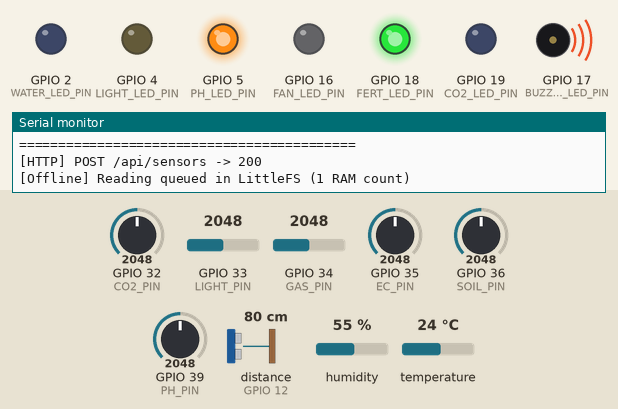
Bench run of a sketch on a simulated ESP32. Shown: output pins drawn as LEDs (lit = HIGH), buzzer (waves = sounding, pin HIGH), the last lines printed to the serial monitor. Wiring (from diagram.json): ultrasonic range finder: trigger GPIO 13; echo GPIO 12. Inputs (shaded band) come from the test bench; at power-on: distance to the obstacle (sensor on GPIO 12) 80 cm, temperature 24 °C, GPIO 35 (EC_PIN) = 2048, GPIO 32 (CO2_PIN) = 2048, GPIO 33 (LIGHT_PIN) = 2048, GPIO 34 (GAS_PIN) = 2048, GPIO 36 (SOIL_PIN) = 2048, GPIO 39 (PH_PIN) = 2048, humidity 55 %. The echo pulse lasts 58.3 µs per cm; WiFi joins after 1.5 s; servers stay silent unless stated; uploads are accepted with an empty reply; storage starts empty; pins used as bus, display or sensor lines are not drawn.

Above: at 4.7 s.
4.8 s: distance to the obstacle (sensor on GPIO 12) set to 21 cm
8.0 s: distance to the obstacle (sensor on GPIO 12) set to 18 cm
At 9.4 s:
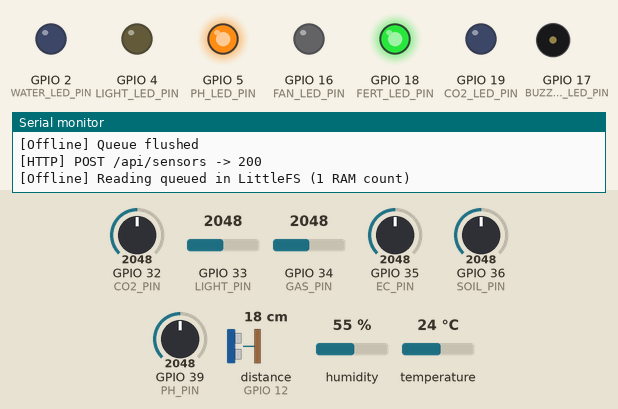
11.2 s: temperature set to 27.4 °C
14.5 s: temperature set to 28.8 °C
At 17.2 s:
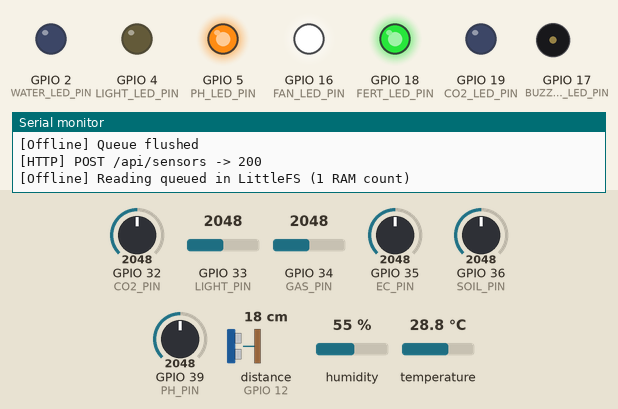
17.7 s: GPIO 35 (EC_PIN) set to 1680
20.9 s: GPIO 35 (EC_PIN) set to 1571
At 23.9 s:
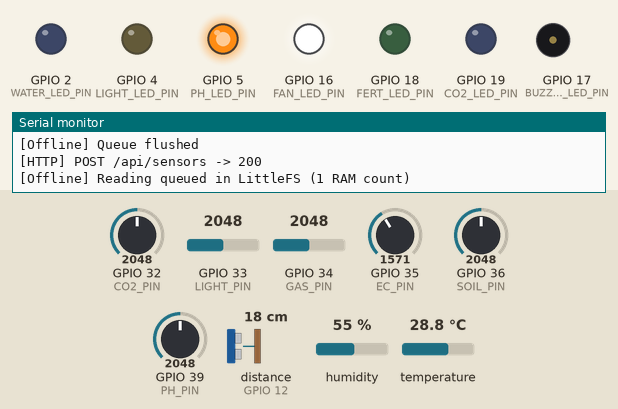
Timing chart, 0 to 25.4 s (numbered marks = the images above; inputs shaded):
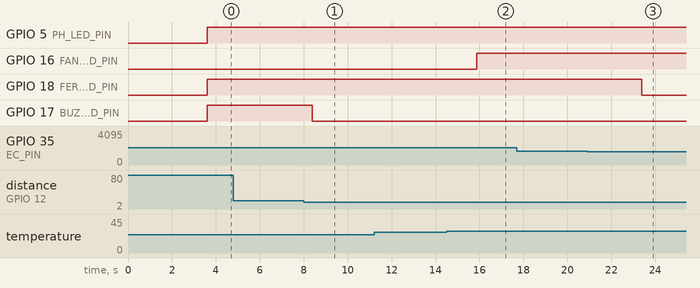

The sketch:

sketch.ino
```cpp
/*
  SeedDown Wokwi Simulation - Beginner Pro

  Real components:
  - DHT22 temperature/humidity sensor: GPIO15
  - HC-SR04 water level distance: TRIG GPIO13 / ECHO GPIO12

  Simulated sensors:
  - POT1 Soil Moisture: GPIO36
  - POT3 pH Sensor: GPIO39
  - POT5 EC Sensor: GPIO35
  - POT6 CO2 Sensor: GPIO32

  Real Wokwi sensors:
  - LDR Photoresistor Sensor AO: GPIO33
  - MQ-2 Gas Sensor AOUT: GPIO34

  Simulated actuators:
  - Blue LED WATER_ON / Pump: GPIO2
  - Yellow LED LIGHT_ON / Grow Light: GPIO4
  - White LED FAN_ON / Fan: GPIO16
  - Red LED BUZZER / Alarm: GPIO17
  - Orange LED PH_WARNING: GPIO5
  - Green LED FERT_ALERT: GPIO18
  - Blue LED CO2_LOW: GPIO19

  Plant: Basil | Goal: Fast Harvest
  Test guide:
  - Turn POT1 (Soil) low         -> WATER_ON
  - Lower LDR light level        -> LIGHT_ON
  - Turn POT3 (pH) to extreme    -> PH_WARNING
  - Raise MQ-2 gas reading       -> FAN_ON + BUZZER
  - Turn POT5 (EC) to extreme    -> FERT_ALERT Green LED
  - Turn POT6 (CO2) low          -> CO2_LOW Blue LED
*/

#include <DHTesp.h>
#include <WiFi.h>
#include <HTTPClient.h>
#include <LittleFS.h>

const char* WIFI_SSID = "Wokwi-GUEST";
const char* WIFI_PASSWORD = "";
const char* BACKEND_BASE_URL = "https://nextlevelfarm.onrender.com";
const char* DEVICE_ID = "dev_bgn_pro_demo";
const char* DEVICE_TOKEN = "PASTE_DEVICE_TOKEN_HERE";
const int DEFAULT_INTERVAL_SECONDS = 2;

// Real sensors
const int DHT_PIN = 15;
const int TRIG_PIN = 13;
const int ECHO_PIN = 12;

// Simulated analog sensors
const int SOIL_PIN = 36;
const int LIGHT_PIN = 33;
const int PH_PIN = 39;
const int GAS_PIN = 34;
const int EC_PIN = 35;
const int CO2_PIN = 32;

// Outputs
const int WATER_LED_PIN = 2;
const int LIGHT_LED_PIN = 4;
const int FAN_LED_PIN = 16;
const int BUZZER_LED_PIN = 17;
const int PH_LED_PIN = 5;
const int FERT_LED_PIN = 18;
const int CO2_LED_PIN = 19;

DHTesp dht;
int offlineQueueCount = 0;

// These thresholds are set by AI in production based on plant x goal.
const float TEMP_MAX = 28.0;       // Basil + Fast Harvest: warm but safe.
const float HUMIDITY_MIN = 60.0;   // Basil + Fast Harvest: humidity floor.
const int SOIL_TRIGGER = 2000;     // Basil + Fast Harvest: water when soil ADC falls below this dry threshold.
const int LIGHT_TRIGGER = 1200;    // Basil + Fast Harvest: turn light on when ADC falls below this dark threshold.
const float PH_MIN = 5.5;          // Basil + Fast Harvest: lower pH safety bound.
const float PH_MAX = 6.5;          // Basil + Fast Harvest: upper pH safety bound.
const float EC_MIN = 1.4;          // Basil + Fast Harvest: minimum nutrient strength.
const float EC_MAX = 2.0;          // Basil + Fast Harvest: maximum nutrient strength.
const int CO2_MIN_PPM = 1000;      // Basil + Fast Harvest: CO2 enrichment target.
const int GAS_DANGER = 3000;       // Shared safety threshold for MQ-2 gas danger.
const float WATER_LOW_CM = 20.0;   // Water reservoir distance above this means low water.

float readDistanceCm() {
  digitalWrite(TRIG_PIN, LOW);
  delayMicroseconds(2);
  digitalWrite(TRIG_PIN, HIGH);
  delayMicroseconds(10);
  digitalWrite(TRIG_PIN, LOW);
  long duration = pulseIn(ECHO_PIN, HIGH, 30000);
  if (duration == 0) return 999.0;
  return duration / 58.0;
}

float toPhValue(int raw) {
  return (raw / 4095.0) * 14.0;
}

float toECValue(int raw) {
  return (raw / 4095.0) * 5.0;
}

int toCO2PPM(int raw) {
  return 400 + (int)((raw / 4095.0) * 4600.0);
}

String statusLabel(bool warning) {
  return warning ? "WARNING" : "OK";
}

bool hasDeviceToken() {
  return strlen(DEVICE_TOKEN) > 0 && String(DEVICE_TOKEN) != "PASTE_DEVICE_TOKEN_HERE";
}

void connectWiFi() {
  if (WiFi.status() == WL_CONNECTED) return;
  Serial.print("[WiFi] Connecting to ");
  Serial.print(WIFI_SSID);
  WiFi.begin(WIFI_SSID, WIFI_PASSWORD);
  unsigned long started = millis();
  while (WiFi.status() != WL_CONNECTED && millis() - started < 8000) {
    delay(250);
    Serial.print(".");
  }
  Serial.println(WiFi.status() == WL_CONNECTED ? " connected" : " offline");
}

String httpPost(String path, String body, bool withToken = true) {
  if (WiFi.status() != WL_CONNECTED) return "";
  HTTPClient http;
  http.begin(String(BACKEND_BASE_URL) + path);
  http.addHeader("Content-Type", "application/json");
  if (withToken && hasDeviceToken()) http.addHeader("x-device-token", DEVICE_TOKEN);
  int status = http.POST(body);
  String response = http.getString();
  Serial.printf("[HTTP] POST %s -> %d\n", path.c_str(), status);
  if (response.length()) Serial.println(response);
  http.end();
  return status > 0 && status < 400 ? response : "";
}

String httpGet(String path, bool withToken = true) {
  if (WiFi.status() != WL_CONNECTED) return "";
  HTTPClient http;
  http.begin(String(BACKEND_BASE_URL) + path);
  if (withToken && hasDeviceToken()) http.addHeader("x-device-token", DEVICE_TOKEN);
  int status = http.GET();
  String response = http.getString();
  Serial.printf("[HTTP] GET %s -> %d\n", path.c_str(), status);
  if (response.length()) Serial.println(response);
  http.end();
  return status > 0 && status < 400 ? response : "";
}

void queueOfflineReading(const String& payload) {
  File file = LittleFS.open("/queue.txt", "a");
  if (!file) {
    Serial.println("[Offline] Could not open LittleFS queue");
    return;
  }
  file.println(payload);
  file.close();
  offlineQueueCount++;
  Serial.printf("[Offline] Reading queued in LittleFS (%d RAM count)\n", offlineQueueCount);
  if (offlineQueueCount % 10 == 0) Serial.println("[Offline] Batch of 10 readings persisted");
}

void flushOfflineQueue() {
  if (WiFi.status() != WL_CONNECTED || !LittleFS.exists("/queue.txt")) return;
  File file = LittleFS.open("/queue.txt", "r");
  if (!file) return;
  Serial.println("[Offline] Flushing queued readings...");
  while (file.available()) {
    String line = file.readStringUntil('\n');
    line.trim();
    if (line.length()) httpPost("/api/sensors", line);
  }
  file.close();
  LittleFS.remove("/queue.txt");
  offlineQueueCount = 0;
  Serial.println("[Offline] Queue flushed");
}

String commandPart(const String& text, int index) {
  int start = 0;
  for (int i = 0; i < index; i++) {
    start = text.indexOf('|', start);
    if (start < 0) return "";
    start++;
  }
  int end = text.indexOf('|', start);
  if (end < 0) end = text.length();
  return text.substring(start, end);
}

void executeCommand(const String& command) {
  bool water = command.indexOf("WATER_ON") >= 0;
  bool light = command.indexOf("LIGHT_ON") >= 0;
  bool fan = command.indexOf("FAN_ON") >= 0 || command.indexOf("GAS_ALERT") >= 0;
  bool buzzer = command.indexOf("BUZZER_ON") >= 0 || command.indexOf("GAS_ALERT") >= 0;
  bool phWarn = command.indexOf("PH_WARNING") >= 0;
  bool fert = command.indexOf("FERT_ALERT") >= 0;
  bool co2 = command.indexOf("CO2_LOW") >= 0;
  digitalWrite(WATER_LED_PIN, water ? HIGH : LOW);
  digitalWrite(LIGHT_LED_PIN, light ? HIGH : LOW);
  digitalWrite(FAN_LED_PIN, fan ? HIGH : LOW);
  digitalWrite(BUZZER_LED_PIN, buzzer ? HIGH : LOW);
  digitalWrite(PH_LED_PIN, phWarn ? HIGH : LOW);
  digitalWrite(FERT_LED_PIN, fert ? HIGH : LOW);
  digitalWrite(CO2_LED_PIN, co2 ? HIGH : LOW);
  Serial.printf("[Command] WATER=%s LIGHT=%s FAN=%s BUZZER=%s PH=%s FERT=%s CO2=%s\n",
    water ? "ON" : "off", light ? "ON" : "off", fan ? "ON" : "off", buzzer ? "ON" : "off",
    phWarn ? "ON" : "off", fert ? "ON" : "off", co2 ? "ON" : "off");
}

void pollAndExecuteCommand() {
  String path = String("/api/sensors/command?deviceId=") + DEVICE_ID + "&format=text";
  String response = httpGet(path);
  response.trim();
  if (!response.length()) return;
  String command = commandPart(response, 0);
  String interval = commandPart(response, 1);
  String commandId = commandPart(response, 2);
  Serial.printf("[Command] Received: %s | interval=%s | id=%s\n", command.c_str(), interval.c_str(), commandId.c_str());
  executeCommand(command);
  if (commandId.length()) {
    String body = String("{\"deviceId\":\"") + DEVICE_ID + "\",\"commandId\":\"" + commandId + "\"}";
    httpPost("/api/sensors/command-result", body);
  }
}

void printBootInfo() {
  Serial.println();
  Serial.println("==================================================");
  Serial.println("SeedDown Wokwi Package: Beginner Pro");
  Serial.println("Plant: Basil | Goal: Fast Harvest");
  Serial.println("--------------------------------------------------");
  Serial.println("Sensor mapping:");
  Serial.println("  DHT22 real sensor       -> GPIO15");
  Serial.println("  HC-SR04 water level     -> TRIG GPIO13 / ECHO GPIO12");
  Serial.println("  POT1 Soil Moisture      -> GPIO36 ADC");
  Serial.println("  LDR Photoresistor AO    -> GPIO33 ADC");
  Serial.println("  POT3 pH Sensor          -> GPIO39 ADC");
  Serial.println("  MQ-2 Gas Sensor AOUT    -> GPIO34 ADC");
  Serial.println("  POT5 EC Sensor          -> GPIO35 ADC");
  Serial.println("  POT6 CO2 Sensor         -> GPIO32 ADC");
  Serial.println("Output mapping:");
  Serial.println("  WATER_ON Blue           -> GPIO2");
  Serial.println("  LIGHT_ON Yellow         -> GPIO4");
  Serial.println("  FAN_ON White            -> GPIO16");
  Serial.println("  BUZZER Red              -> GPIO17");
  Serial.println("  PH_WARNING Orange       -> GPIO5");
  Serial.println("  FERT_ALERT Green        -> GPIO18");
  Serial.println("  CO2_LOW Blue            -> GPIO19");
  Serial.println("==================================================");
}

void setup() {
  Serial.begin(115200);
  dht.setup(DHT_PIN, DHTesp::DHT22);
  pinMode(TRIG_PIN, OUTPUT);
  pinMode(ECHO_PIN, INPUT);

  pinMode(WATER_LED_PIN, OUTPUT);
  pinMode(LIGHT_LED_PIN, OUTPUT);
  pinMode(FAN_LED_PIN, OUTPUT);
  pinMode(BUZZER_LED_PIN, OUTPUT);
  pinMode(PH_LED_PIN, OUTPUT);
  pinMode(FERT_LED_PIN, OUTPUT);
  pinMode(CO2_LED_PIN, OUTPUT);

  printBootInfo();
  if (LittleFS.begin(true)) Serial.println("[LittleFS] ready for offline queue");
  else Serial.println("[LittleFS] failed");
  connectWiFi();
  flushOfflineQueue();
  delay(2000);
}

void loop() {
  TempAndHumidity air = dht.getTempAndHumidity();
  float distanceCm = readDistanceCm();
  int soilRaw = analogRead(SOIL_PIN);
  int lightRaw = analogRead(LIGHT_PIN);
  int phRaw = analogRead(PH_PIN);
  int gasRaw = analogRead(GAS_PIN);
  int ecRaw = analogRead(EC_PIN);
  int co2Raw = analogRead(CO2_PIN);
  float ph = toPhValue(phRaw);
  float ec = toECValue(ecRaw);
  int co2 = toCO2PPM(co2Raw);

  bool tempHigh = air.temperature > TEMP_MAX;
  bool humidityLow = air.humidity < HUMIDITY_MIN;
  bool soilDry = soilRaw < SOIL_TRIGGER;
  bool lightLow = lightRaw < LIGHT_TRIGGER;
  bool phBad = ph < PH_MIN || ph > PH_MAX;
  bool gasDanger = gasRaw > GAS_DANGER;
  bool waterLow = distanceCm > WATER_LOW_CM;
  bool ecBad = ec < EC_MIN || ec > EC_MAX;
  bool co2Low = co2 < CO2_MIN_PPM;

  bool fanOn = tempHigh || gasDanger;
  bool buzzerOn = gasDanger || waterLow;

  digitalWrite(WATER_LED_PIN, soilDry ? HIGH : LOW);
  digitalWrite(LIGHT_LED_PIN, lightLow ? HIGH : LOW);
  digitalWrite(FAN_LED_PIN, fanOn ? HIGH : LOW);
  digitalWrite(BUZZER_LED_PIN, buzzerOn ? HIGH : LOW);
  digitalWrite(PH_LED_PIN, phBad ? HIGH : LOW);
  digitalWrite(FERT_LED_PIN, ecBad ? HIGH : LOW);
  digitalWrite(CO2_LED_PIN, co2Low ? HIGH : LOW);

  Serial.println();
  Serial.println("========== SeedDown Beginner Pro ==========");
  Serial.println("Plant: Basil | Goal: Fast Harvest");
  Serial.println("----- Sensor Readings -----");
  Serial.printf("Temperature: %.1f degC | Threshold max %.1f | %s\n", air.temperature, TEMP_MAX, statusLabel(tempHigh).c_str());
  Serial.printf("Humidity: %.1f %% | Threshold min %.1f | %s\n", air.humidity, HUMIDITY_MIN, statusLabel(humidityLow).c_str());
  Serial.printf("Water Distance HC-SR04: %.1f cm | Threshold > %.1f | %s\n", distanceCm, WATER_LOW_CM, statusLabel(waterLow).c_str());
  Serial.printf("Soil POT1 raw: %d | Trigger < %d | %s\n", soilRaw, SOIL_TRIGGER, statusLabel(soilDry).c_str());
  Serial.printf("Light LDR real sensor raw: %d | Trigger < %d | %s\n", lightRaw, LIGHT_TRIGGER, statusLabel(lightLow).c_str());
  Serial.printf("pH POT3 raw: %d | pH %.2f | Range %.1f-%.1f | %s\n", phRaw, ph, PH_MIN, PH_MAX, statusLabel(phBad).c_str());
  Serial.printf("Gas MQ-2 real sensor raw: %d | Danger > %d | %s\n", gasRaw, GAS_DANGER, statusLabel(gasDanger).c_str());
  Serial.printf("EC POT5 raw: %d | EC %.2f ms/cm | Range %.1f-%.1f | %s\n", ecRaw, ec, EC_MIN, EC_MAX, statusLabel(ecBad).c_str());
  Serial.printf("CO2 POT6 raw: %d | CO2 %d ppm | Min %d | %s\n", co2Raw, co2, CO2_MIN_PPM, statusLabel(co2Low).c_str());

  Serial.println("----- Output Status -----");
  Serial.printf("WATER_ON: %s\n", soilDry ? "ON" : "off");
  Serial.printf("LIGHT_ON: %s\n", lightLow ? "ON" : "off");
  Serial.printf("FAN_ON: %s\n", fanOn ? "ON" : "off");
  Serial.printf("BUZZER: %s\n", buzzerOn ? "ON" : "off");
  Serial.printf("PH_WARNING: %s\n", phBad ? "ON" : "off");
  Serial.printf("FERT_ALERT: %s\n", ecBad ? "ON" : "off");
  Serial.printf("CO2_LOW: %s\n", co2Low ? "ON" : "off");
  Serial.println("===========================================");

  String payload = String("{\"deviceId\":\"") + DEVICE_ID + "\"" +
    ",\"packageLevel\":\"pro\"" +
    ",\"temperature\":" + String(air.temperature, 2) +
    ",\"humidity\":" + String(air.humidity, 2) +
    ",\"waterDistanceCm\":" + String(distanceCm, 2) +
    ",\"soilRaw\":" + soilRaw +
    ",\"lightRaw\":" + lightRaw +
    ",\"phRaw\":" + phRaw +
    ",\"ph\":" + String(ph, 2) +
    ",\"gasRaw\":" + gasRaw +
    ",\"ecRaw\":" + ecRaw +
    ",\"ec\":" + String(ec, 2) +
    ",\"co2Raw\":" + co2Raw +
    ",\"co2Ppm\":" + co2 +
    ",\"intervalSeconds\":" + DEFAULT_INTERVAL_SECONDS +
    "}";

  connectWiFi();
  if (WiFi.status() == WL_CONNECTED) {
    flushOfflineQueue();
    String response = httpPost("/api/sensors", payload);
    if (response.length()) pollAndExecuteCommand();
    else queueOfflineReading(payload);
  } else {
    queueOfflineReading(payload);
  }

  delay(DEFAULT_INTERVAL_SECONDS * 1000);
}
```

Measured:
- the behaviour switches between 20 and 19 cm on distance to the obstacle (sensor on GPIO 12) (found by bisection; images 0 and 1)
- the behaviour switches between 28 and 28.1 °C on temperature (found by bisection; images 1 and 2)
- the behaviour switches between 1639 and 1638 on GPIO 35 (EC_PIN) (found by bisection; images 2 and 3)
- after the input at 8.0 s, GPIO 17 (BUZZER_LED_PIN): HIGH → LOW after 0.39 s
- after the input at 14.5 s, GPIO 16 (FAN_LED_PIN): LOW → HIGH after 1.4 s
- after the input at 20.9 s, GPIO 18 (FERT_LED_PIN): HIGH → LOW after 2.5 s
